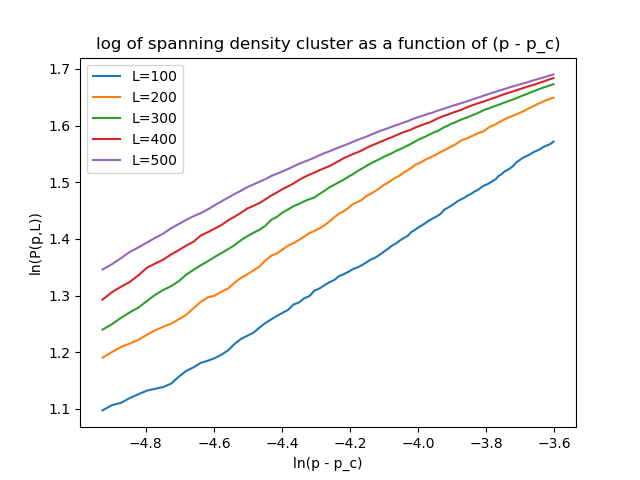

Write Python code to recreate this figure.
from pylab import *
from scipy.ndimage import measurements
from scipy.stats import linregress
from tqdm import tqdm

no_samples = 1000
no_probabilities = 100

sizes = np.array([100, 200, 300, 400, 500])
occupied_probability = linspace(0.60,0.62,no_probabilities)
spanning_density = np.zeros(no_probabilities)
betas = np.zeros(len(sizes))
for k, L in enumerate(sizes):
    print("L = %d" % L)
    for i in tqdm(range(no_samples)):
        r = rand(L,L)
        for j in range(no_probabilities):
            z = r < occupied_probability[j]
            lw, num = measurements.label(z)
            area = measurements.sum(z, lw, index=arange(lw.max() + 1))
            areaImg = area[lw]
            sliced = measurements.find_objects(areaImg == areaImg.max())
    
            sliceX = sliced[0][1]
            sliceY = sliced[0][0]
            maxsize = max(sliceX.stop - sliceX.start, sliceY.stop - sliceY.start)
    
            if(maxsize == L):
                spanning_density[j] += area.max()
    
    spanning_density /= (no_probabilities*L*L)
    critical_probability = 0.59275

    lnp = log(occupied_probability - critical_probability)
    lnP = log(spanning_density)

    b, a = linregress(lnp, lnP)[:2]
    betas[k] = b

    plot(lnp, lnP, \
        label="L=%d" % L)
legend()
xlabel("ln(p - p_c)")
ylabel("ln(P(p,L))")
title("log of spanning density cluster as a function of (p - p_c)")
savefig('power.png')
clf()

plot(sizes, betas)
xlabel("Size L")
ylabel("Beta")
title("Exponent beta as a function of size L")
savefig('beta.png')
clf()
